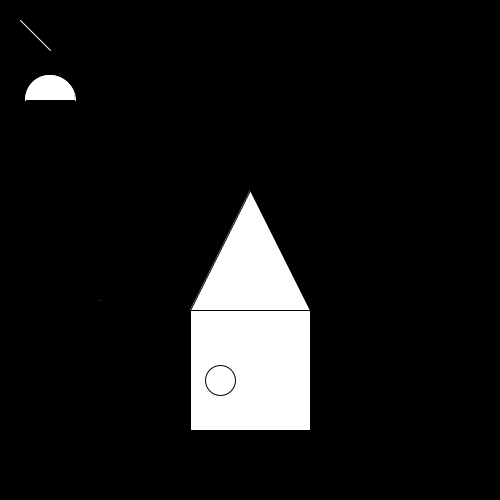
Frame 1 (no input)
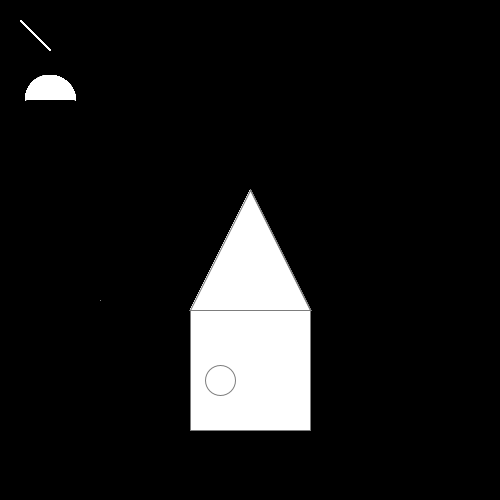
Frame 60 (the mouse pressed at the canvas centre just before this capture)
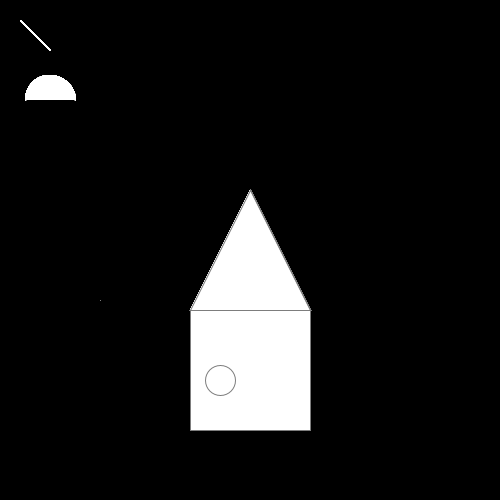
Frame 120 (the mouse held since frame 60 and released just before this capture)

The Processing sketch that drew these frames (run headless with seeded random() and noise(); from frame 60 on, the mouse is pressed at the canvas centre):

// Processing sketch: sketch_5_name_2DPrimitives
// ── sketch_5_name_2DPrimitives.pde
void draw() {
  clear();
  float midWidth = width / 2;
  float midHeight = height / 2;
  float triSize = 60;

  fill(255);
  triangle(
    midWidth, 
    midHeight - triSize,
    midWidth - triSize,
    midHeight + triSize,
    midWidth + triSize,
    midHeight + triSize
   );
   rect(
     midWidth - triSize,
     midHeight + triSize,
     triSize * 2,
     triSize * 2
   );
   ellipse(
     midWidth - triSize / 2,
     midHeight + triSize * 2 + 10,
     triSize / 2,
     triSize / 2
   );
   stroke(0);
  //rect();
  stroke(255);
  line(20, 20, 50, 50);
  arc(50, 100, 50, 50, PI, PI * 2);
  stroke(125);
  point(100, 300);
}

void setup() {
  background(0);
  size(500, 500);
  // size(displayWidth, displayHeight);
  
  // surface.setResizable(true);
}
